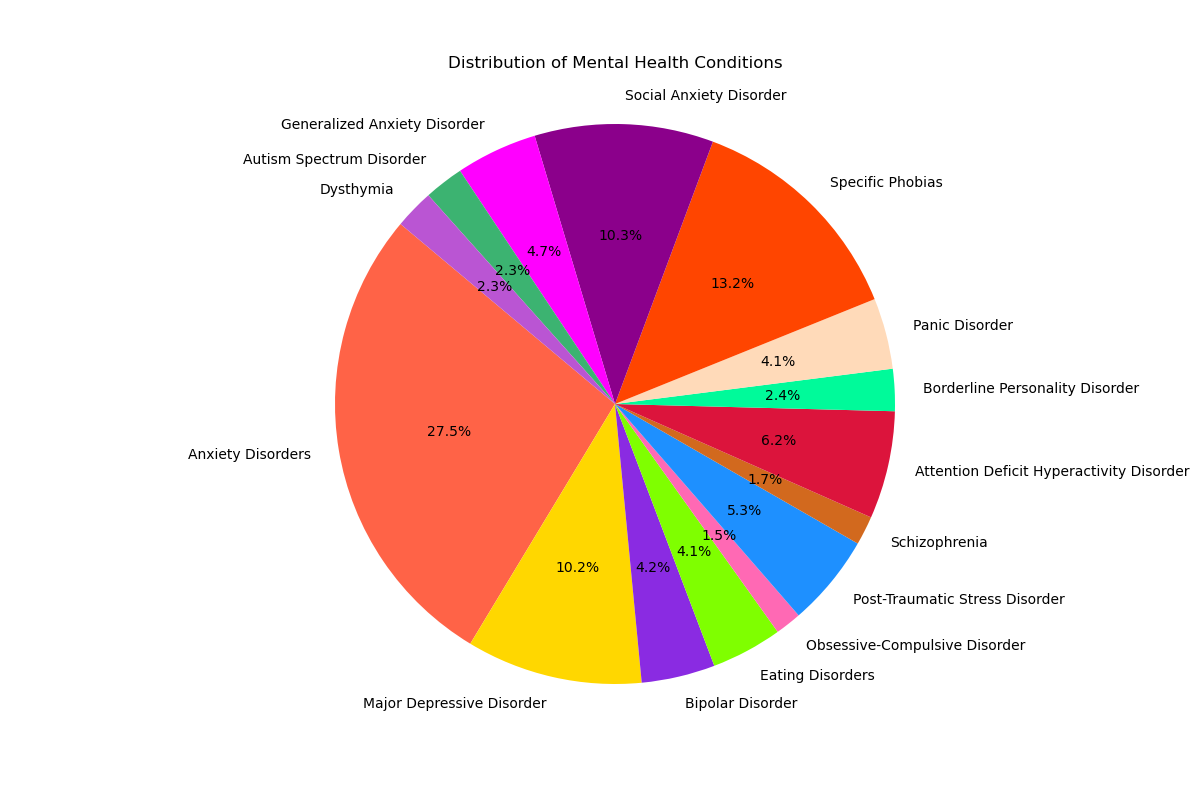

Write Python code to recreate this figure.

import matplotlib.pyplot as plt

# Data
conditions = ['Anxiety Disorders', 'Major Depressive Disorder', 'Bipolar Disorder', 'Eating Disorders', 
              'Obsessive-Compulsive Disorder', 'Post-Traumatic Stress Disorder', 'Schizophrenia', 
              'Attention Deficit Hyperactivity Disorder', 'Borderline Personality Disorder', 
              'Panic Disorder', 'Specific Phobias', 'Social Anxiety Disorder', 
              'Generalized Anxiety Disorder', 'Autism Spectrum Disorder', 'Dysthymia']
percentages = [18.1, 6.7, 2.8, 2.7, 1.0, 3.5, 1.1, 4.1, 1.6, 2.7, 8.7, 6.8, 3.1, 1.5, 1.5]

# Colors
colors = ['#FF6347', '#FFD700', '#8A2BE2', '#7FFF00', '#FF69B4', 
          '#1E90FF', '#D2691E', '#DC143C', '#00FA9A', '#FFDAB9', 
          '#FF4500', '#8B008B', '#FF00FF', '#3CB371', '#BA55D3']

# Pie chart
fig, ax = plt.subplots(figsize=(12, 8))  # Width, Height of the chart
ax.pie(percentages, labels=conditions, colors=colors, autopct='%1.1f%%', startangle=140)
ax.axis('equal')  # Equal aspect ratio ensures that pie is drawn as a circle.

plt.title('Distribution of Mental Health Conditions', pad=20)
plt.show()
